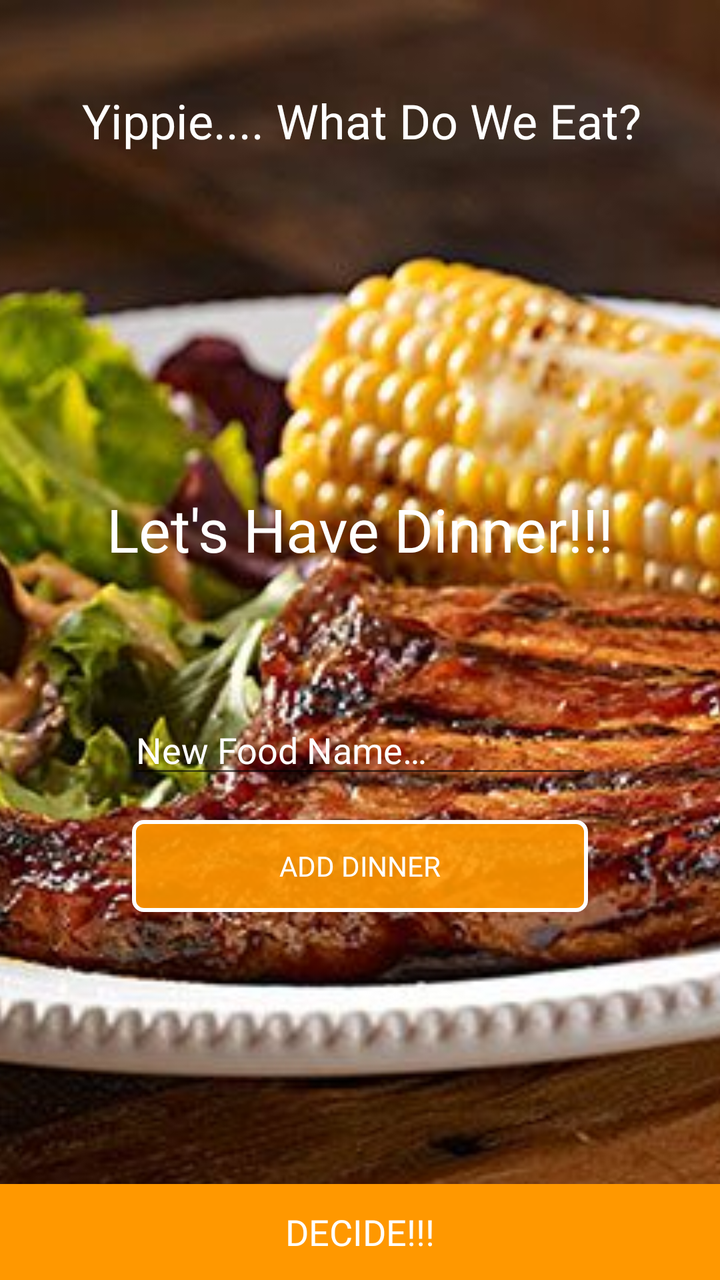
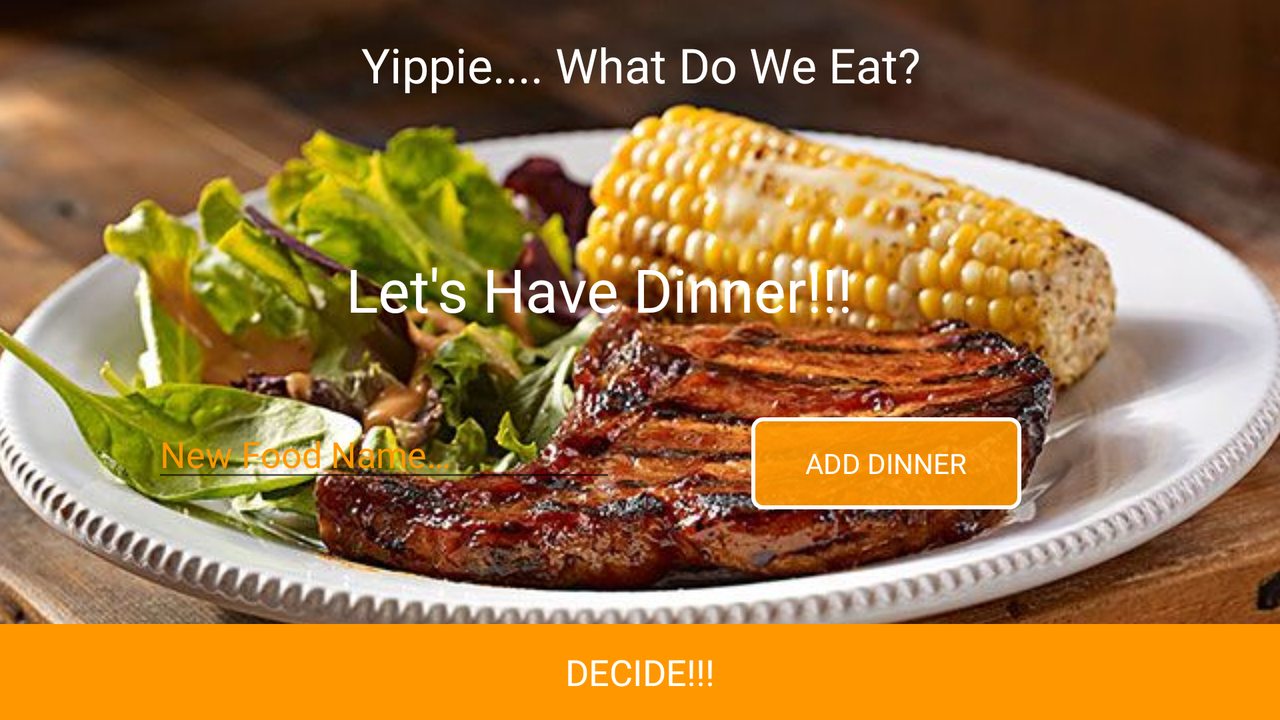

The same Android screen from two of the app's own layout files: first res/layout/ as a phone draws it, then the repository's variant for another configuration, drawn on a device whose configuration selects that folder. Both files follow.
<!-- AndroidManifest.xml: application theme AppTheme -->
<!-- res/layout/activity_dinner.xml -->
<?xml version="1.0" encoding="utf-8"?>
<android.support.constraint.ConstraintLayout xmlns:android="http://schemas.android.com/apk/res/android"
    xmlns:app="http://schemas.android.com/apk/res-auto"
    xmlns:tools="http://schemas.android.com/tools"
    android:layout_width="match_parent"
    android:layout_height="match_parent"
    tools:context=".activities.DinnerActivity">

    <ImageView
        android:id="@+id/imageView5"
        android:layout_width="0dp"
        android:layout_height="0dp"
        android:contentDescription="@string/dinner_image"
        android:scaleType="centerCrop"
        app:layout_constraintBottom_toBottomOf="parent"
        app:layout_constraintEnd_toEndOf="parent"
        app:layout_constraintHorizontal_bias="0.0"
        app:layout_constraintStart_toStartOf="parent"
        app:layout_constraintTop_toTopOf="parent"
        app:layout_constraintVertical_bias="0.0"
        app:srcCompat="@drawable/dinner" />

    <TextView
        android:id="@+id/selected_dinner_text"
        android:layout_width="wrap_content"
        android:layout_height="wrap_content"
        android:layout_marginEnd="8dp"
        android:layout_marginStart="8dp"
        android:layout_marginTop="44dp"
        android:fontFamily="@font/muli_bold"
        android:text="@string/first_tip"
        android:textAlignment="center"
        android:textColor="@android:color/white"
        android:textSize="24sp"
        app:layout_constraintEnd_toEndOf="parent"
        app:layout_constraintHorizontal_bias="0.514"
        app:layout_constraintStart_toStartOf="parent"
        app:layout_constraintTop_toTopOf="parent" />

    <TextView
        android:id="@+id/textView4"
        android:layout_width="wrap_content"
        android:layout_height="wrap_content"
        android:layout_marginEnd="24dp"
        android:layout_marginStart="24dp"
        android:layout_marginTop="168dp"
        android:fontFamily="@font/muli_bold"
        android:text="@string/have_dinner"
        android:textColor="@android:color/white"
        android:textSize="30sp"
        app:layout_constraintEnd_toEndOf="parent"
        app:layout_constraintStart_toStartOf="parent"
        app:layout_constraintTop_toBottomOf="@+id/selected_dinner_text" />


    <EditText
        android:id="@+id/new_dinner_editText"
        android:layout_width="232dp"
        android:layout_height="wrap_content"
        android:layout_marginEnd="32dp"
        android:layout_marginStart="32dp"
        android:layout_marginTop="68dp"
        android:ems="10"
        android:fontFamily="@font/muli_bold"
        android:hint="@string/new_food_name"
        android:inputType="textPersonName|textCapWords"
        android:textAlignment="viewStart"
        android:textColor="@android:color/white"
        android:textColorHint="@android:color/white"
        app:layout_constraintEnd_toEndOf="parent"
        app:layout_constraintStart_toStartOf="parent"
        app:layout_constraintTop_toBottomOf="@+id/textView4" />

    <Button
        android:id="@+id/add_dinner"
        style="@style/Widget.AppCompat.Button.Borderless"
        android:layout_width="228dp"
        android:layout_height="46dp"
        android:layout_marginEnd="8dp"
        android:layout_marginStart="8dp"
        android:layout_marginTop="16dp"
        android:background="@drawable/decide_button"
        android:fontFamily="@font/muli_bold"
        android:text="@string/add_dinner"
        android:textColor="@android:color/background_light"
        app:layout_constraintEnd_toEndOf="parent"
        app:layout_constraintStart_toStartOf="parent"
        app:layout_constraintTop_toBottomOf="@+id/new_dinner_editText" />

    <Button
        android:id="@+id/decideDinnerBtn"
        style="@style/Widget.AppCompat.Button.Borderless"
        android:layout_width="0dp"
        android:layout_height="wrap_content"
        android:background="@color/colorAccent"
        android:fontFamily="@font/muli_bold"
        android:text="@string/decide"
        android:textColor="@android:color/background_light"
        android:textSize="18sp"
        app:layout_constraintBottom_toBottomOf="parent"
        app:layout_constraintEnd_toEndOf="parent"
        app:layout_constraintStart_toStartOf="parent" />
</android.support.constraint.ConstraintLayout>
<!-- resources referenced by this layout -->
<resources>
  <color name="colorAccent">#ff9800</color>
  <!-- drawable decide_button (drawable) -->
  <?xml version="1.0" encoding="utf-8"?>
  <shape xmlns:android="http://schemas.android.com/apk/res/android">
  
      <solid android:color="#e6FF9800" />
      <stroke android:width="2dp" android:color="@android:color/white"/>
      <corners android:radius="5dp"/>
  </shape>
  <!-- drawable dinner: jpg bitmap (drawable, 66882 bytes) -->
  <string name="add_dinner">ADD DINNER</string>
  <string name="decide">Decide!!!</string>
  <string name="dinner_image">Dinner Image</string>
  <string name="first_tip">Yippie.... What Do We Eat?</string>
  <string name="have_dinner">Let\'s Have Dinner!!!</string>
  <string name="new_food_name">New Food Name…</string>
  <style name="AppTheme" parent="Theme.AppCompat.Light.NoActionBar">
          
          <item name="colorPrimary">@color/colorPrimary</item>
          <item name="colorPrimaryDark">@color/colorPrimaryDark</item>
          <item name="colorAccent">@color/colorAccent</item>
      </style>
  <color name="colorPrimary">#607d8b</color>
  <color name="colorPrimaryDark">#455A64</color>
</resources>
<!-- res/layout-normal-land/activity_dinner.xml (the repository's variant of the layout above) -->
<!-- drawn on the phone turned sideways -->
<?xml version="1.0" encoding="utf-8"?>
<android.support.constraint.ConstraintLayout xmlns:android="http://schemas.android.com/apk/res/android"
    xmlns:app="http://schemas.android.com/apk/res-auto"
    xmlns:tools="http://schemas.android.com/tools"
    android:layout_width="match_parent"
    android:layout_height="match_parent"
    tools:context=".activities.DinnerActivity">

    <ImageView
        android:id="@+id/imageView5"
        android:layout_width="0dp"
        android:layout_height="0dp"
        android:contentDescription="@string/dinner_image"
        android:scaleType="center"
        app:layout_constraintBottom_toBottomOf="parent"
        app:layout_constraintEnd_toEndOf="parent"
        app:layout_constraintHorizontal_bias="0.0"
        app:layout_constraintStart_toStartOf="parent"
        app:layout_constraintTop_toTopOf="parent"
        app:layout_constraintVertical_bias="0.0"
        app:srcCompat="@drawable/dinner" />

    <TextView
        android:id="@+id/selected_dinner_text"
        android:layout_width="wrap_content"
        android:layout_height="wrap_content"
        android:layout_marginEnd="8dp"
        android:layout_marginStart="8dp"
        android:layout_marginTop="16dp"
        android:fontFamily="@font/muli_bold"
        android:text="@string/first_tip"
        android:textAlignment="center"
        android:textColor="@android:color/white"
        android:textSize="24sp"
        app:layout_constraintEnd_toEndOf="parent"
        app:layout_constraintHorizontal_bias="0.501"
        app:layout_constraintStart_toStartOf="parent"
        app:layout_constraintTop_toTopOf="parent" />

    <TextView
        android:id="@+id/textView4"
        android:layout_width="wrap_content"
        android:layout_height="wrap_content"
        android:layout_marginEnd="24dp"
        android:layout_marginStart="24dp"
        android:layout_marginTop="76dp"
        android:fontFamily="@font/muli_bold"
        android:text="@string/have_dinner"
        android:textColor="@android:color/white"
        android:textSize="30sp"
        app:layout_constraintEnd_toEndOf="parent"
        app:layout_constraintHorizontal_bias="0.44"
        app:layout_constraintStart_toStartOf="parent"
        app:layout_constraintTop_toBottomOf="@+id/selected_dinner_text" />


    <EditText
        android:id="@+id/new_dinner_editText"
        android:layout_width="232dp"
        android:layout_height="wrap_content"
        android:layout_marginStart="76dp"
        android:layout_marginTop="40dp"
        android:ems="10"
        android:fontFamily="@font/muli_bold"
        android:hint="@string/new_food_name"
        android:inputType="textPersonName|textCapWords"
        android:textAlignment="viewStart"
        android:textColor="@android:color/white"
        android:textColorHint="@color/colorAccent"
        app:layout_constraintStart_toStartOf="parent"
        app:layout_constraintTop_toBottomOf="@+id/textView4" />

    <Button
        android:id="@+id/add_dinner"
        style="@style/Widget.AppCompat.Button.Borderless"
        android:layout_width="135dp"
        android:layout_height="46dp"
        android:layout_marginEnd="8dp"
        android:layout_marginStart="8dp"
        android:layout_marginTop="4dp"
        android:background="@drawable/decide_button"
        android:fontFamily="@font/muli_bold"
        android:text="@string/add_dinner"
        android:textColor="@android:color/background_light"
        app:layout_constraintEnd_toEndOf="parent"
        app:layout_constraintHorizontal_bias="0.752"
        app:layout_constraintStart_toStartOf="parent"
        app:layout_constraintTop_toTopOf="@+id/new_dinner_editText" />

    <Button
        android:id="@+id/decideDinnerBtn"
        style="@style/Widget.AppCompat.Button.Borderless"
        android:layout_width="0dp"
        android:layout_height="wrap_content"
        android:background="@color/colorAccent"
        android:fontFamily="@font/muli_bold"
        android:text="@string/decide"
        android:textColor="@android:color/background_light"
        android:textSize="18sp"
        app:layout_constraintBottom_toBottomOf="parent"
        app:layout_constraintEnd_toEndOf="parent"
        app:layout_constraintStart_toStartOf="parent" />
</android.support.constraint.ConstraintLayout>
